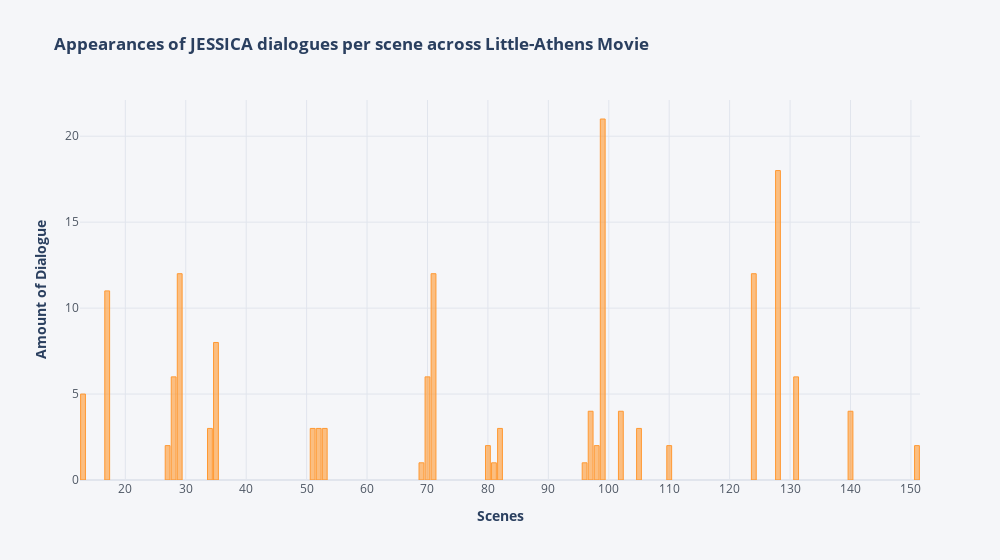

Write notebook code for a chart like this one.
### Code cell
dia.scene_dialogue_plot(df_1st_count)

### Figure 1 — Plotly figure (JSON) as saved in the notebook; plotly's stock layout.template omitted (floating-point values rounded to 4 significant figures)
{"data": [{"marker": {"color": "rgba(255, 153, 51, 0.6)", "line": {"color": "rgba(255, 153, 51, 1.0)", "width": 1}}, "name": "JESSICA", "orientation": "v", "text": "", "type": "bar", "x": [13, 17, 27, 28, 29, 34, 35, 51, 52, 53, 69, 70, 71, 80, 81, 82, 96, 97, 98, 99, 102, 105, 110, 124, 128, 131, 140, 151], "y": [5, 11, 2, 6, 12, 3, 8, 3, 3, 3, 1, 6, 12, 2, 1, 3, 1, 4, 2, 21, 4, 3, 2, 12, 18, 6, 4, 2]}], "layout": {"legend": {"bgcolor": "#F5F6F9", "font": {"color": "#4D5663"}}, "paper_bgcolor": "#F5F6F9", "plot_bgcolor": "#F5F6F9", "title": {"text": "<b> Appearances of JESSICA dialogues per scene across Little-Athens Movie <b>"}, "width": 1000, "xaxis": {"dtick": 10, "gridcolor": "#E1E5ED", "showgrid": true, "tickfont": {"color": "#4D5663"}, "title": {"text": "<b> Scenes <b>"}, "zerolinecolor": "#E1E5ED"}, "yaxis": {"gridcolor": "#E1E5ED", "showgrid": true, "tickfont": {"color": "#4D5663"}, "title": {"text": "<b> Amount of Dialogue <b>"}, "zerolinecolor": "#E1E5ED"}}}
